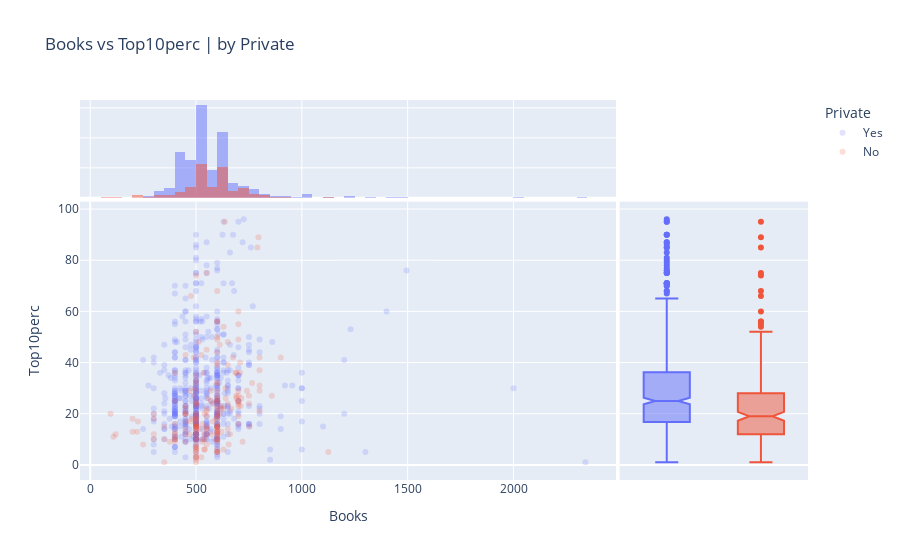

Notebook cell for this chart:
### Code cell
px.scatter(data_frame=df
           , x="Books"
           , y="Top10perc"
           , color="Private"
           , title='Books vs Top10perc | by Private'
           , marginal_x='histogram'
           , marginal_y='box'
           , hover_name='Private'
           , opacity=0.2
           , template='plotly'
          )

### Figure 1 — Plotly figure (JSON) as saved in the notebook; plotly's stock layout.template omitted (floating-point values rounded to 4 significant figures; data arrays with more than 128 entries replaced by an {"elided": "..."} marker saying what was removed)
{"data": [{"hovertemplate": "<b>%{hovertext}</b><br><br>Private=Yes<br>Books=%{x}<br>Top10perc=%{y}<extra></extra>", "hovertext": {"elided": "565 str values"}, "legendgroup": "Yes", "marker": {"color": "#636efa", "opacity": 0.2, "symbol": "circle"}, "mode": "markers", "name": "Yes", "showlegend": true, "type": "scatter", "x": {"elided": "565 int values"}, "xaxis": "x", "y": {"elided": "565 int values"}, "yaxis": "y"}, {"alignmentgroup": "True", "bingroup": "x", "hovertemplate": "Private=Yes<br>Books=%{x}<br>count=%{y}<extra></extra>", "legendgroup": "Yes", "marker": {"color": "#636efa"}, "name": "Yes", "offsetgroup": "Yes", "opacity": 0.5, "showlegend": false, "type": "histogram", "x": {"elided": "565 int values"}, "xaxis": "x3", "yaxis": "y3"}, {"alignmentgroup": "True", "hovertemplate": "<b>%{hovertext}</b><br><br>Private=Yes<br>Top10perc=%{y}<extra></extra>", "hovertext": {"elided": "565 str values"}, "legendgroup": "Yes", "marker": {"color": "#636efa", "symbol": "circle"}, "name": "Yes", "notched": true, "offsetgroup": "Yes", "showlegend": false, "type": "box", "xaxis": "x2", "y": {"elided": "565 int values"}, "yaxis": "y2"}, {"hovertemplate": "<b>%{hovertext}</b><br><br>Private=No<br>Books=%{x}<br>Top10perc=%{y}<extra></extra>", "hovertext": {"elided": "212 str values"}, "legendgroup": "No", "marker": {"color": "#EF553B", "opacity": 0.2, "symbol": "circle"}, "mode": "markers", "name": "No", "showlegend": true, "type": "scatter", "x": {"elided": "212 int values"}, "xaxis": "x", "y": {"elided": "212 int values"}, "yaxis": "y"}, {"alignmentgroup": "True", "bingroup": "x", "hovertemplate": "Private=No<br>Books=%{x}<br>count=%{y}<extra></extra>", "legendgroup": "No", "marker": {"color": "#EF553B"}, "name": "No", "offsetgroup": "No", "opacity": 0.5, "showlegend": false, "type": "histogram", "x": {"elided": "212 int values"}, "xaxis": "x3", "yaxis": "y3"}, {"alignmentgroup": "True", "hovertemplate": "<b>%{hovertext}</b><br><br>Private=No<br>Top10perc=%{y}<extra></extra>", "hovertext": {"elided": "212 str values"}, "legendgroup": "No", "marker": {"color": "#EF553B", "symbol": "circle"}, "name": "No", "notched": true, "offsetgroup": "No", "showlegend": false, "type": "box", "xaxis": "x2", "y": {"elided": "212 int values"}, "yaxis": "y2"}], "layout": {"autosize": true, "barmode": "overlay", "legend": {"title": {"text": "Private"}, "tracegroupgap": 0}, "title": {"text": "Books vs Top10perc | by Private"}, "xaxis": {"anchor": "y", "autorange": true, "domain": [0, 0.7363], "range": [-44.62, 2481.0], "title": {"text": "Books"}, "type": "linear"}, "xaxis2": {"anchor": "y2", "autorange": true, "domain": [0.7413, 1], "matches": "x2", "range": [-0.5, 1.5], "showgrid": false, "showline": false, "showticklabels": false, "ticks": "", "type": "category"}, "xaxis3": {"anchor": "y3", "autorange": true, "domain": [0, 0.7363], "matches": "x", "range": [-44.62, 2481.0], "showgrid": true, "showticklabels": false, "type": "linear"}, "xaxis4": {"anchor": "y4", "domain": [0.7413, 1], "matches": "x2", "showgrid": false, "showline": false, "showticklabels": false, "ticks": ""}, "yaxis": {"anchor": "x", "autorange": true, "domain": [0, 0.7326], "range": [-6.599, 103.6], "title": {"text": "Top10perc"}, "type": "linear"}, "yaxis2": {"anchor": "x2", "autorange": true, "domain": [0, 0.7326], "matches": "y", "range": [-6.599, 103.6], "showgrid": true, "showticklabels": false, "type": "linear"}, "yaxis3": {"anchor": "x3", "autorange": true, "domain": [0.7426, 1], "matches": "y3", "range": [0, 163.2], "showgrid": true, "showline": false, "showticklabels": false, "ticks": ""}, "yaxis4": {"anchor": "x4", "domain": [0.7426, 1], "matches": "y3", "showgrid": true, "showline": false, "showticklabels": false, "ticks": ""}}}
